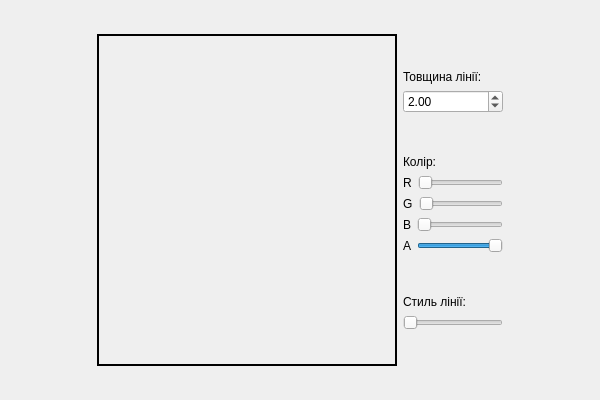
<?xml version="1.0" encoding="UTF-8"?>
<ui version="4.0">
 <class>PlotWindow</class>
 <widget class="QWidget" name="PlotWindow">
  <property name="geometry">
   <rect>
    <x>0</x>
    <y>0</y>
    <width>600</width>
    <height>400</height>
   </rect>
  </property>
  <property name="windowTitle">
   <string>Form</string>
  </property>
  <layout class="QVBoxLayout" name="mainVerticalLayout">
   <item>
    <spacer name="verticalSpacer">
     <property name="orientation">
      <enum>Qt::Orientation::Vertical</enum>
     </property>
     <property name="sizeHint" stdset="0">
      <size>
       <width>20</width>
       <height>40</height>
      </size>
     </property>
    </spacer>
   </item>
   <item>
    <layout class="QHBoxLayout" name="mainHorizontalLayout">
     <item>
      <spacer name="horizontalSpacer">
       <property name="orientation">
        <enum>Qt::Orientation::Horizontal</enum>
       </property>
       <property name="sizeHint" stdset="0">
        <size>
         <width>40</width>
         <height>20</height>
        </size>
       </property>
      </spacer>
     </item>
     <item>
      <widget class="Plot" name="plot" native="true">
       <property name="minimumSize">
        <size>
         <width>300</width>
         <height>300</height>
        </size>
       </property>
       <property name="baseSize">
        <size>
         <width>0</width>
         <height>0</height>
        </size>
       </property>
       <property name="styleSheet">
        <string notr="true">border: 2px solid black;</string>
       </property>
      </widget>
     </item>
     <item>
      <layout class="QVBoxLayout" name="plotParametersLayout">
       <item>
        <spacer name="plotParametersVerticalSpacer1">
         <property name="orientation">
          <enum>Qt::Orientation::Vertical</enum>
         </property>
         <property name="sizeHint" stdset="0">
          <size>
           <width>20</width>
           <height>40</height>
          </size>
         </property>
        </spacer>
       </item>
       <item>
        <widget class="QLabel" name="lineWidthLabel">
         <property name="text">
          <string>Товщина лінії:</string>
         </property>
        </widget>
       </item>
       <item>
        <widget class="QDoubleSpinBox" name="lineWidthSpinBox">
         <property name="singleStep">
          <double>0.250000000000000</double>
         </property>
         <property name="value">
          <double>2.000000000000000</double>
         </property>
        </widget>
       </item>
       <item>
        <spacer name="plotParametersVerticalSpacer2">
         <property name="orientation">
          <enum>Qt::Orientation::Vertical</enum>
         </property>
         <property name="sizeHint" stdset="0">
          <size>
           <width>20</width>
           <height>40</height>
          </size>
         </property>
        </spacer>
       </item>
       <item>
        <widget class="QLabel" name="lineColorLabel">
         <property name="text">
          <string>Колір:</string>
         </property>
        </widget>
       </item>
       <item>
        <layout class="QHBoxLayout" name="lineRedLayout">
         <item>
          <widget class="QLabel" name="lineRedLabel">
           <property name="text">
            <string>R</string>
           </property>
          </widget>
         </item>
         <item>
          <widget class="QSlider" name="lineRedSlider">
           <property name="maximum">
            <number>255</number>
           </property>
           <property name="orientation">
            <enum>Qt::Orientation::Horizontal</enum>
           </property>
          </widget>
         </item>
        </layout>
       </item>
       <item>
        <layout class="QHBoxLayout" name="lineGreenLayout">
         <item>
          <widget class="QLabel" name="lineGreenLabel">
           <property name="text">
            <string>G</string>
           </property>
          </widget>
         </item>
         <item>
          <widget class="QSlider" name="lineGreenSlider">
           <property name="maximum">
            <number>255</number>
           </property>
           <property name="orientation">
            <enum>Qt::Orientation::Horizontal</enum>
           </property>
          </widget>
         </item>
        </layout>
       </item>
       <item>
        <layout class="QHBoxLayout" name="lineBlueLayout">
         <item>
          <widget class="QLabel" name="lineBlueLabel">
           <property name="text">
            <string>B</string>
           </property>
          </widget>
         </item>
         <item>
          <widget class="QSlider" name="lineBlueSlider">
           <property name="maximum">
            <number>255</number>
           </property>
           <property name="orientation">
            <enum>Qt::Orientation::Horizontal</enum>
           </property>
          </widget>
         </item>
        </layout>
       </item>
       <item>
        <layout class="QHBoxLayout" name="lineAlphaLayout">
         <item>
          <widget class="QLabel" name="lineAlphaLabel">
           <property name="text">
            <string>A</string>
           </property>
          </widget>
         </item>
         <item>
          <widget class="QSlider" name="lineAlphaSlider">
           <property name="maximum">
            <number>255</number>
           </property>
           <property name="value">
            <number>255</number>
           </property>
           <property name="orientation">
            <enum>Qt::Orientation::Horizontal</enum>
           </property>
          </widget>
         </item>
        </layout>
       </item>
       <item>
        <spacer name="plotParametersVerticalSpacer3">
         <property name="orientation">
          <enum>Qt::Orientation::Vertical</enum>
         </property>
         <property name="sizeHint" stdset="0">
          <size>
           <width>20</width>
           <height>40</height>
          </size>
         </property>
        </spacer>
       </item>
       <item>
        <widget class="QLabel" name="lineStyleLabel">
         <property name="text">
          <string>Стиль лінії:</string>
         </property>
        </widget>
       </item>
       <item>
        <widget class="QSlider" name="lineStyleSlider">
         <property name="minimum">
          <number>1</number>
         </property>
         <property name="maximum">
          <number>5</number>
         </property>
         <property name="singleStep">
          <number>1</number>
         </property>
         <property name="value">
          <number>1</number>
         </property>
         <property name="sliderPosition">
          <number>1</number>
         </property>
         <property name="orientation">
          <enum>Qt::Orientation::Horizontal</enum>
         </property>
         <property name="tickInterval">
          <number>0</number>
         </property>
        </widget>
       </item>
       <item>
        <spacer name="plotParametersVerticalSpacer4">
         <property name="orientation">
          <enum>Qt::Orientation::Vertical</enum>
         </property>
         <property name="sizeHint" stdset="0">
          <size>
           <width>20</width>
           <height>40</height>
          </size>
         </property>
        </spacer>
       </item>
      </layout>
     </item>
     <item>
      <spacer name="horizontalSpacer_2">
       <property name="orientation">
        <enum>Qt::Orientation::Horizontal</enum>
       </property>
       <property name="sizeHint" stdset="0">
        <size>
         <width>40</width>
         <height>20</height>
        </size>
       </property>
      </spacer>
     </item>
    </layout>
   </item>
   <item>
    <spacer name="verticalSpacer_2">
     <property name="orientation">
      <enum>Qt::Orientation::Vertical</enum>
     </property>
     <property name="sizeHint" stdset="0">
      <size>
       <width>20</width>
       <height>40</height>
      </size>
     </property>
    </spacer>
   </item>
  </layout>
 </widget>
 <customwidgets>
  <customwidget>
   <class>Plot</class>
   <extends>QWidget</extends>
   <header>Plot.h</header>
   <container>1</container>
  </customwidget>
 </customwidgets>
 <resources/>
 <connections>
  <connection>
   <sender>lineWidthSpinBox</sender>
   <signal>valueChanged(double)</signal>
   <receiver>PlotWindow</receiver>
   <slot>changePlotStyle()</slot>
   <hints>
    <hint type="sourcelabel">
     <x>456</x>
     <y>96</y>
    </hint>
    <hint type="destinationlabel">
     <x>559</x>
     <y>19</y>
    </hint>
   </hints>
  </connection>
  <connection>
   <sender>lineRedSlider</sender>
   <signal>valueChanged(int)</signal>
   <receiver>PlotWindow</receiver>
   <slot>changePlotStyle()</slot>
   <hints>
    <hint type="sourcelabel">
     <x>437</x>
     <y>174</y>
    </hint>
    <hint type="destinationlabel">
     <x>593</x>
     <y>65</y>
    </hint>
   </hints>
  </connection>
  <connection>
   <sender>lineGreenSlider</sender>
   <signal>valueChanged(int)</signal>
   <receiver>PlotWindow</receiver>
   <slot>changePlotStyle()</slot>
   <hints>
    <hint type="sourcelabel">
     <x>481</x>
     <y>209</y>
    </hint>
    <hint type="destinationlabel">
     <x>596</x>
     <y>106</y>
    </hint>
   </hints>
  </connection>
  <connection>
   <sender>lineBlueSlider</sender>
   <signal>valueChanged(int)</signal>
   <receiver>PlotWindow</receiver>
   <slot>changePlotStyle()</slot>
   <hints>
    <hint type="sourcelabel">
     <x>463</x>
     <y>228</y>
    </hint>
    <hint type="destinationlabel">
     <x>598</x>
     <y>162</y>
    </hint>
   </hints>
  </connection>
  <connection>
   <sender>lineStyleSlider</sender>
   <signal>valueChanged(int)</signal>
   <receiver>PlotWindow</receiver>
   <slot>changePlotStyle()</slot>
   <hints>
    <hint type="sourcelabel">
     <x>431</x>
     <y>332</y>
    </hint>
    <hint type="destinationlabel">
     <x>594</x>
     <y>235</y>
    </hint>
   </hints>
  </connection>
 </connections>
 <slots>
  <slot>changePlotStyle()</slot>
 </slots>
</ui>
